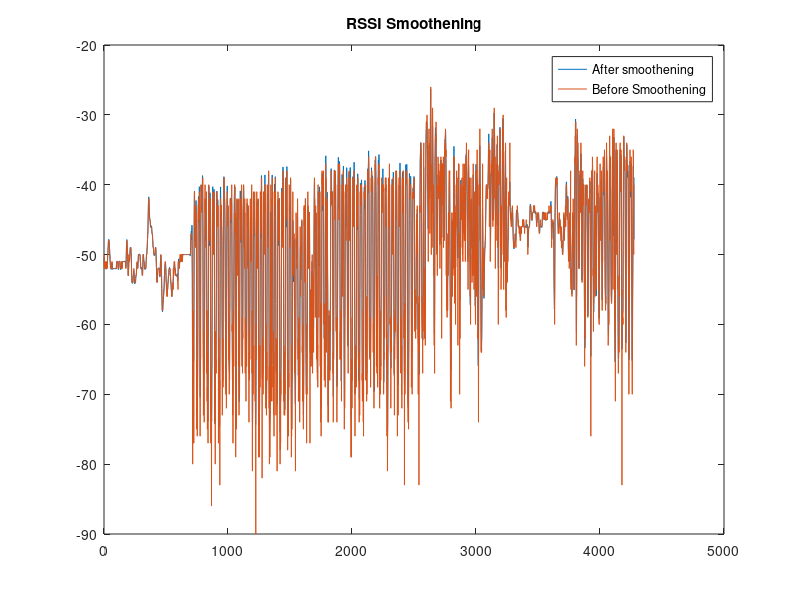
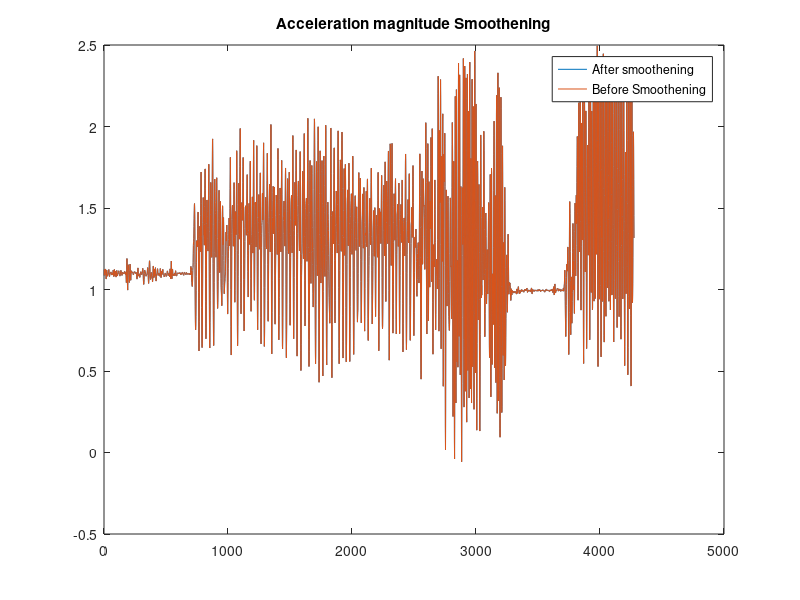
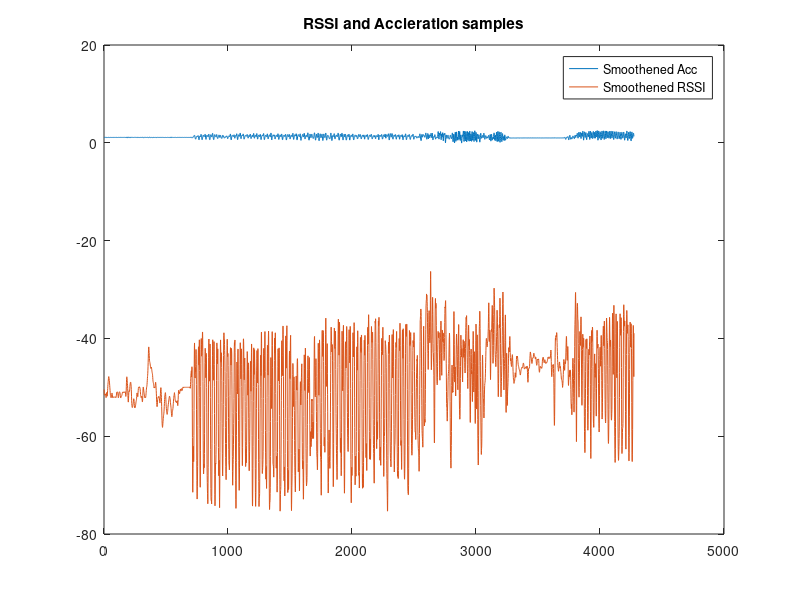

These figures' MATLAB source, in order: (Note: this script raises an error after producing the figures.)
clear;
%CSV_file = csvread("Dataset/Train/walking.csv");
CSV_file = csvread("Dataset/Test/test.csv");
Time  = CSV_file(:,1);
RSSI  = CSV_file(:,2);
Acc_x = CSV_file(:,3);
Acc_y = CSV_file(:,4);
Acc_z = CSV_file(:,5);


Total_samples = size(Time);
Acc_Mag = zeros(Total_samples(1,1),1);


%Calculating Accleration magnitude from Acc_X,Acc_Y,Acc_Z
for itr = 1:Total_samples(1,1)
    sum = (Acc_x(itr,1)^2)+(Acc_y(itr,1)^2)+(Acc_z(itr,1)^2);
    Acc_Mag(itr,1) = sum^0.5;
end

%Signal smoothening with Savitzky-Golay filtering.Polynomial order = 6 and
%framelength = 21
Smooth_RSSI = sgolayfilt(RSSI,6,21);
Smooth_Acc  = sgolayfilt(Acc_Mag,6,21);


%RSSI visualization
figure(1)
plot(Smooth_RSSI);
hold on
plot(RSSI);
legend('After smoothening','Before Smoothening')
title('RSSI Smoothening')
hold off

%Accleration magnitude visualization
figure(2)
plot(Smooth_Acc);
hold on
plot(Smooth_Acc);
legend('After smoothening','Before Smoothening')
title('Acceleration magnitude Smoothening')
hold off

%Smoothened Acc and RSSI visualization
figure(3)
plot(Smooth_Acc);
hold on
plot(Smooth_RSSI);
legend('Smoothened Acc','Smoothened RSSI')
title('RSSI and Accleration samples')
hold off


%local_max_RSSI stores local maxima of Smooth_RSSI wave
local_max_RSSI = islocalmax(Smooth_RSSI);


%Calculating global Minimum for every 3s(30 data samples) 
g_Min_idx = [];
for itr=1:30:Total_samples(1,1)
    if(itr+29 <=Total_samples(1,1))
        g_Min_idx = [g_Min_idx,g_min(Smooth_Acc,itr,itr+29)];
    else
        g_Min_idx = [g_Min_idx,g_min(Smooth_Acc,itr,Total_samples(1,1))];
    end
end

%Adding first and last packets as two end points
g_Min_idx = [1,g_Min_idx];
g_Min_idx = [g_Min_idx,Total_samples(1,1)];


%Stores AVG RSSI as threshold RSSI for first cycle
g_max_size = size(g_Min_idx);

%Calculates and stores threshold RSSI for each cycle
avg_threshold_rssi = [];
for itr=1:1:g_max_size(1,2)-1
    threshold_bw_idx = threshold_calc(Smooth_RSSI,local_max_RSSI,g_Min_idx(1,itr),g_Min_idx(1,itr+1));
    avg_threshold_rssi = [avg_threshold_rssi,threshold_bw_idx];
end
avg_threshold_rssi = [mean(Smooth_RSSI),avg_threshold_rssi];

%Threshold RSSI visualization for every 3 seconds
figure(4)
bar(avg_threshold_rssi)
title("Threshold RSSI Visualization");

%clearing intermediate variables from the work space
clear local_max_RSSI;
clear g_max_size;
clear CSV_file;
clear Acc_x;
clear Acc_y;
clear Acc_z;
clear Acc_Mag;
clear RSSI;
clear sum;
clear count;
clear itr;
clear Time;
clear Total_samples;
clear threshold_bw_idx;


% Functions
% Global max between s and e
function index = g_min(Array,s,e)
min = 1000;
for itr=s:1:e
    if(min>Array(itr,1))
        min = Array(itr,1);
        index = itr;
    end
end

    
end


%local_max average
function avg = threshold_calc(Smooth_RSSI,local_max_RSSI,s,e)
count = 1;
sum = 0;
for itr=s:1:e
    if(local_max_RSSI(itr,1) == 1)
        sum = sum+Smooth_RSSI(itr,1);
        count = count+1;
    end
end
avg = sum/(count-1);

    
end
